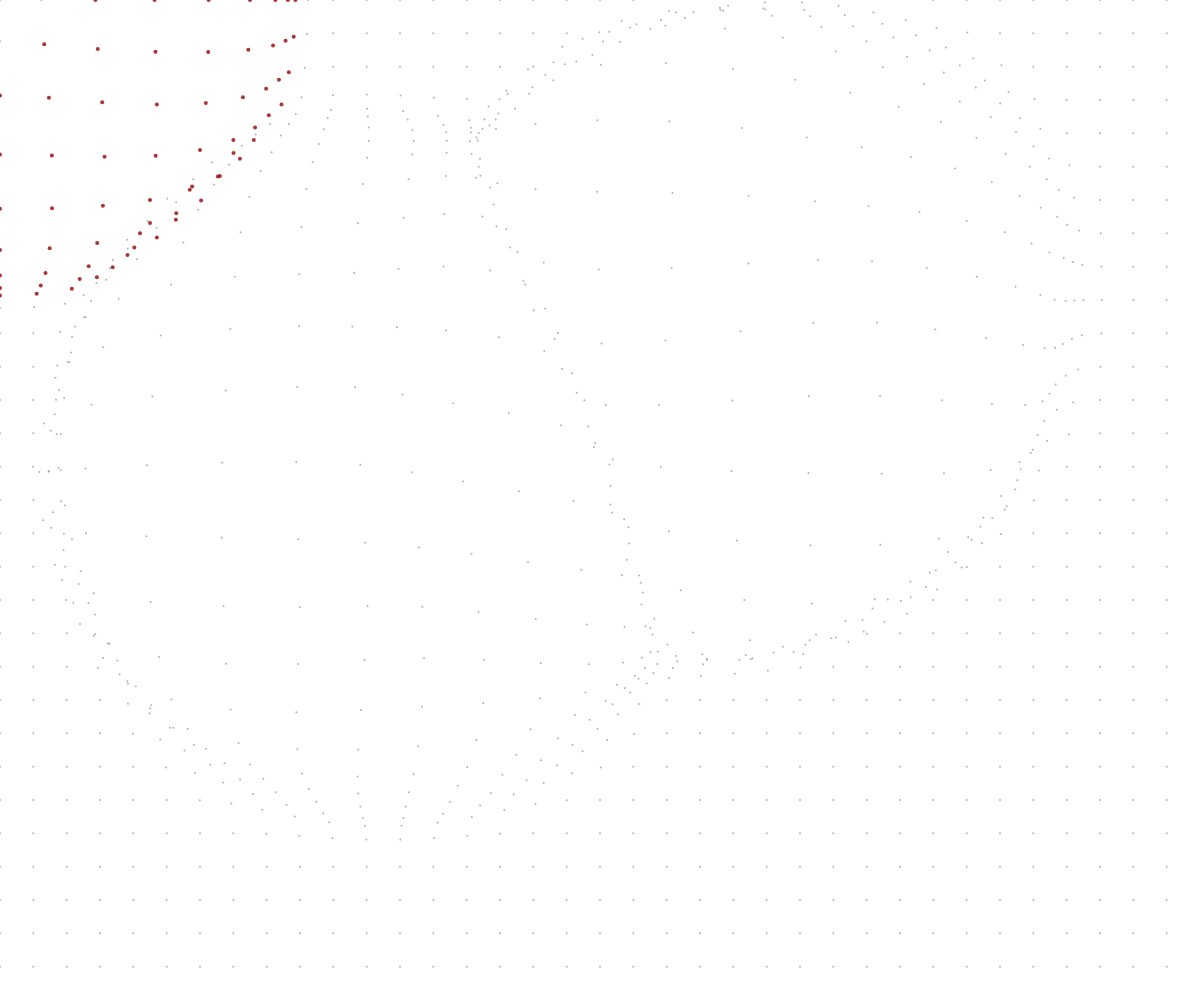
Frame 1 (no input)
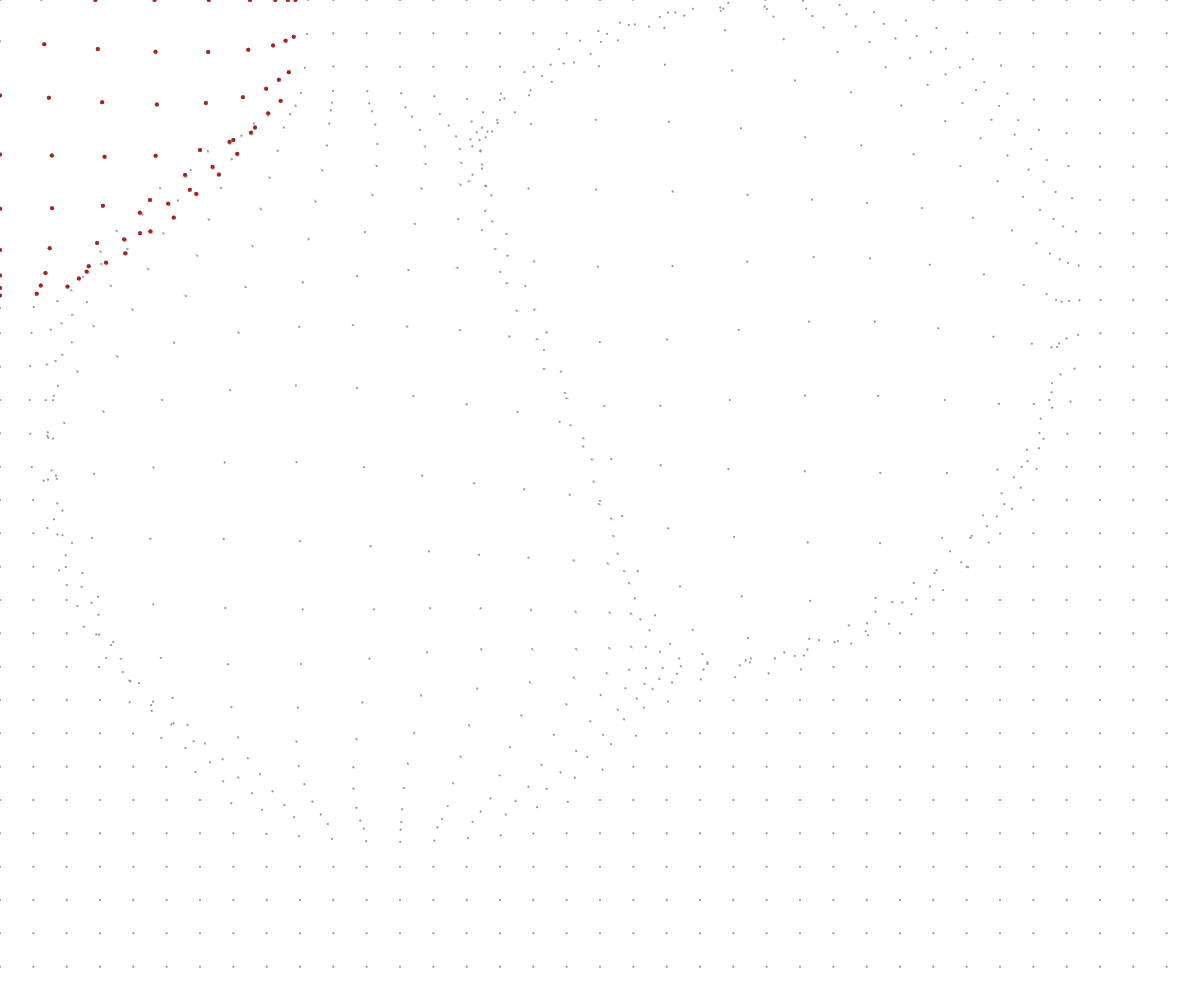
Frame 60 (no input)
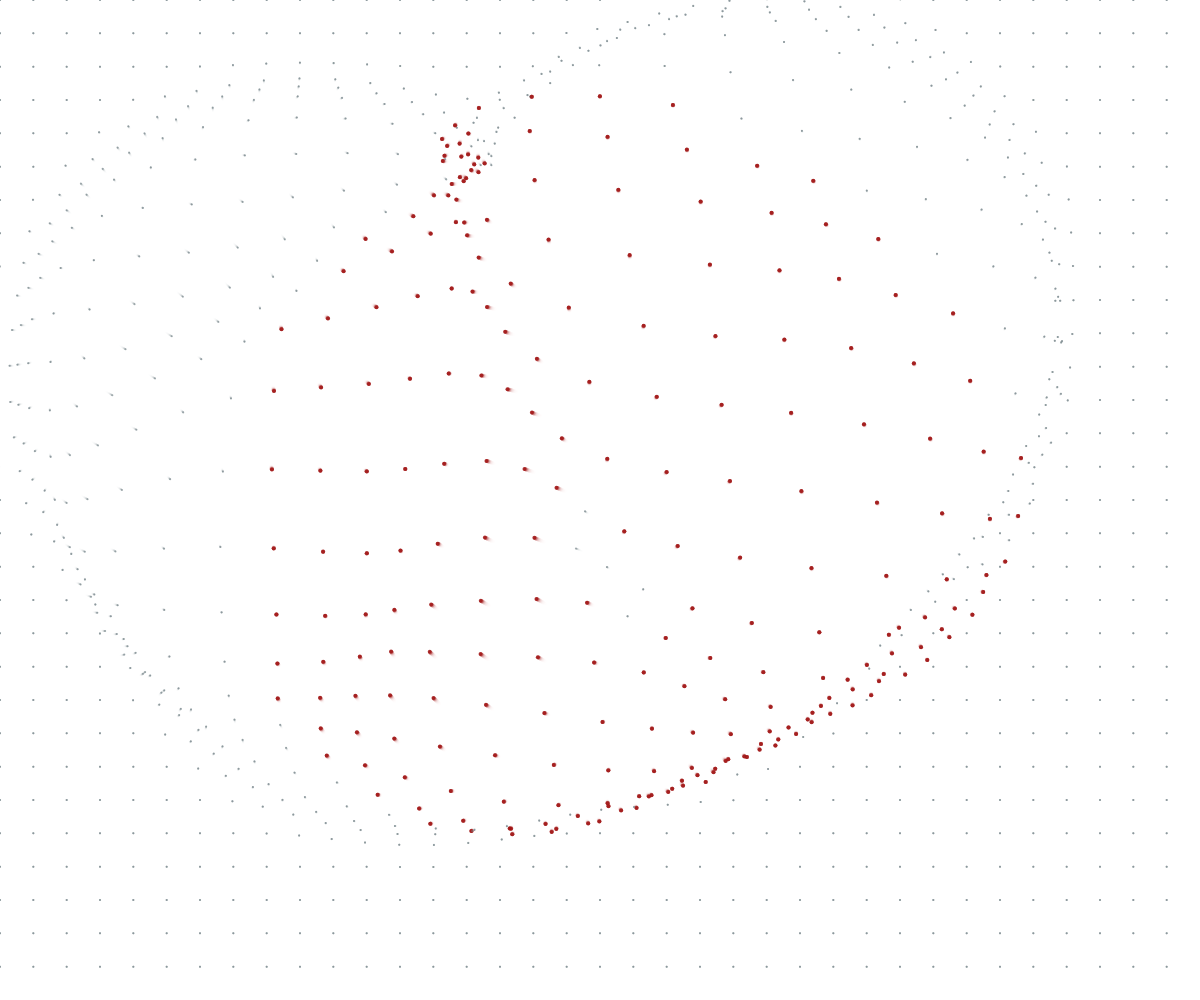
Frame 120 (the mouse pressed at the canvas centre since frame 60)

The p5.js sketch that drew these frames (run headless with seeded random() and noise() and a simulated clock; from frame 60 on, the mouse is pressed at the canvas centre):

// p5.js sketch
// ── sketch.js
var speed = .00004;
var n = 30; 
var grid = [];

function setup() {
  createCanvas(windowWidth, windowHeight);
  var spacing = min(width, height) / n;
  for(var y = 0; y < height; y += spacing) {
    for(var x = 0; x < width; x += spacing) {
      grid.push(createVector(x, y));
    }
  }
}

function draw() {
  var a = map(cos(millis() * speed * 10), -1, 1, 20, 100);
  background(255, a);
  
  var control = [];
  var mouse_control = null;
  for(var i = 0; i < 5; i++) {
    var x = width * noise(i*2 + 0, millis() * speed);
    var y = height * noise(i*2 + 1, millis() * speed);
    var v = createVector(x, y);
    if(i == 0) {
      x = mouseX;
      y = mouseY;
      var v = createVector(x, y);
      mouse_control = v;
    }
    else {
      var v = createVector(x, y);
    }
    control.push(v);
    // ellipse(v.x, v.y, 10, 10); // draw centers
  }
  
  noStroke();
  
  var range = min(width, height) / 3;
  var zoom = range / 4;
  
  grid.forEach(function (v) {
    var total_mouse_push = 0;
    var vv = v.copy();
    control.forEach(function (c) {
      var difference = p5.Vector.sub(v, c);
      var length = difference.mag();
      difference.div(length);
      if(length < range) {
        var amt = map(cos(map(length, 0, range, 0, TWO_PI)), 1, -1, 0, zoom);
        vv.add(difference.mult(amt));
        if (c === mouse_control) {
          total_mouse_push = total_mouse_push + amt;
        }
      }
    })
    if(total_mouse_push > 10) {
      fill(160,20,20, 220);
      ellipse(vv.x, vv.y, 4, 4);
    }
    else {
      fill(112,128,132, 150);
      ellipse(vv.x, vv.y, 2, 2);
    }
  });
}
